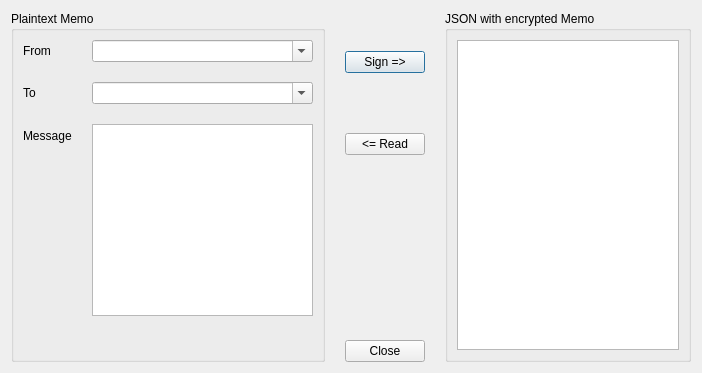
<?xml version="1.0" encoding="UTF-8"?>
<ui version="4.0">
 <class>MemoWindow</class>
 <widget class="QDialog" name="MemoWindow">
  <property name="geometry">
   <rect>
    <x>0</x>
    <y>0</y>
    <width>702</width>
    <height>373</height>
   </rect>
  </property>
  <property name="windowTitle">
   <string>Sign/Read Memo</string>
  </property>
  <property name="windowIcon">
   <iconset resource="res.qrc">
    <normaloff>:/images/images/bitshares_logo.png</normaloff>:/images/images/bitshares_logo.png</iconset>
  </property>
  <layout class="QHBoxLayout" name="horizontalLayout">
   <property name="spacing">
    <number>20</number>
   </property>
   <item>
    <widget class="QGroupBox" name="groupBox">
     <property name="sizePolicy">
      <sizepolicy hsizetype="Expanding" vsizetype="Expanding">
       <horstretch>0</horstretch>
       <verstretch>0</verstretch>
      </sizepolicy>
     </property>
     <property name="title">
      <string>Plaintext Memo</string>
     </property>
     <layout class="QFormLayout" name="formLayout">
      <property name="horizontalSpacing">
       <number>20</number>
      </property>
      <property name="verticalSpacing">
       <number>20</number>
      </property>
      <item row="0" column="0">
       <widget class="QLabel" name="label">
        <property name="text">
         <string>From</string>
        </property>
       </widget>
      </item>
      <item row="0" column="1">
       <widget class="QComboBox" name="accountFrom">
        <property name="enabled">
         <bool>true</bool>
        </property>
        <property name="editable">
         <bool>true</bool>
        </property>
       </widget>
      </item>
      <item row="1" column="0">
       <widget class="QLabel" name="label_2">
        <property name="text">
         <string>To</string>
        </property>
       </widget>
      </item>
      <item row="1" column="1">
       <widget class="QComboBox" name="accountTo">
        <property name="editable">
         <bool>true</bool>
        </property>
        <property name="frame">
         <bool>true</bool>
        </property>
       </widget>
      </item>
      <item row="2" column="0">
       <widget class="QLabel" name="label_3">
        <property name="text">
         <string>Message</string>
        </property>
       </widget>
      </item>
      <item row="2" column="1">
       <widget class="QPlainTextEdit" name="clearMessage">
        <property name="sizePolicy">
         <sizepolicy hsizetype="Expanding" vsizetype="Maximum">
          <horstretch>0</horstretch>
          <verstretch>0</verstretch>
         </sizepolicy>
        </property>
       </widget>
      </item>
     </layout>
    </widget>
   </item>
   <item>
    <layout class="QVBoxLayout" name="verticalLayout_3">
     <property name="spacing">
      <number>20</number>
     </property>
     <item>
      <spacer name="verticalSpacer_3">
       <property name="orientation">
        <enum>Qt::Vertical</enum>
       </property>
       <property name="sizeType">
        <enum>QSizePolicy::Minimum</enum>
       </property>
       <property name="sizeHint" stdset="0">
        <size>
         <width>20</width>
         <height>40</height>
        </size>
       </property>
      </spacer>
     </item>
     <item>
      <widget class="QPushButton" name="signButton">
       <property name="text">
        <string>Sign =&gt;</string>
       </property>
      </widget>
     </item>
     <item>
      <spacer name="verticalSpacer_2">
       <property name="orientation">
        <enum>Qt::Vertical</enum>
       </property>
       <property name="sizeType">
        <enum>QSizePolicy::Minimum</enum>
       </property>
       <property name="sizeHint" stdset="0">
        <size>
         <width>20</width>
         <height>40</height>
        </size>
       </property>
      </spacer>
     </item>
     <item>
      <widget class="QPushButton" name="readButton">
       <property name="text">
        <string>&lt;= Read</string>
       </property>
      </widget>
     </item>
     <item>
      <spacer name="verticalSpacer">
       <property name="orientation">
        <enum>Qt::Vertical</enum>
       </property>
       <property name="sizeType">
        <enum>QSizePolicy::Expanding</enum>
       </property>
       <property name="sizeHint" stdset="0">
        <size>
         <width>20</width>
         <height>40</height>
        </size>
       </property>
      </spacer>
     </item>
     <item>
      <widget class="QPushButton" name="closeButton">
       <property name="text">
        <string>Close</string>
       </property>
      </widget>
     </item>
    </layout>
   </item>
   <item>
    <widget class="QGroupBox" name="groupBox_2">
     <property name="title">
      <string>JSON with encrypted Memo</string>
     </property>
     <layout class="QVBoxLayout" name="verticalLayout_2">
      <property name="spacing">
       <number>20</number>
      </property>
      <item>
       <widget class="QPlainTextEdit" name="cipherMessage"/>
      </item>
     </layout>
    </widget>
   </item>
  </layout>
 </widget>
 <tabstops>
  <tabstop>accountFrom</tabstop>
  <tabstop>accountTo</tabstop>
  <tabstop>clearMessage</tabstop>
  <tabstop>signButton</tabstop>
  <tabstop>readButton</tabstop>
  <tabstop>cipherMessage</tabstop>
  <tabstop>closeButton</tabstop>
 </tabstops>
 <resources>
  <include location="res.qrc"/>
 </resources>
 <connections/>
</ui>
